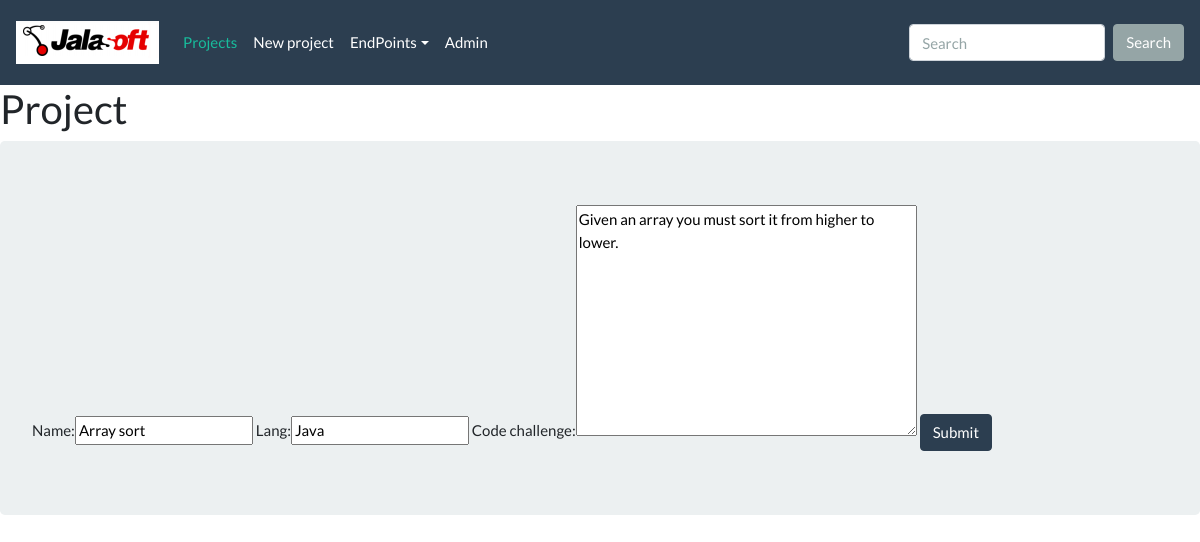
The page /endpoints/index/21/ on the database its author committed.
### endpoints/models.py (models this page shows)
class Project(models.Model):
    name = models.CharField(max_length=100)
    lang = models.CharField(max_length=50)
    code_challenge = models.TextField()

### endpoints/views.py (the view)
# urls.py: path('index/<int:pk>/', views.edit, name="project_edit"),
def edit(request, pk=None, template_name='project_template.html'):
    if pk:
        project = get_object_or_404(Project, pk=pk)
    else:
        project = Project(pk=pk)
    form = ProForm(request.POST or None, instance=project)
    if request.POST and form.is_valid():
        form.save()
        return redirect('/../endpoints/index')
    return render(request, template_name, {
        'form': form
    })

### endpoints/forms.py
class ProForm(forms.ModelForm):
    class Meta:
        model = Project
        fields = ('name', 'lang', 'code_challenge')

### endpoints/templates/project_template.html
{% extends "template.html" %}
{% block page_content %}
    <h2>Project</h2>
    <div class="jumbotron">
        <form method="POST" class="post-form">{% csrf_token %}
            {{ form }}
            <button class="btn btn-primary" type="submit">Submit</button>
        </form>
    </div>
{% endblock %}

### rows shown on the page
Project: name "Array sort", lang "Java", code_challenge "Given an array you must sort it from higher to lower."
